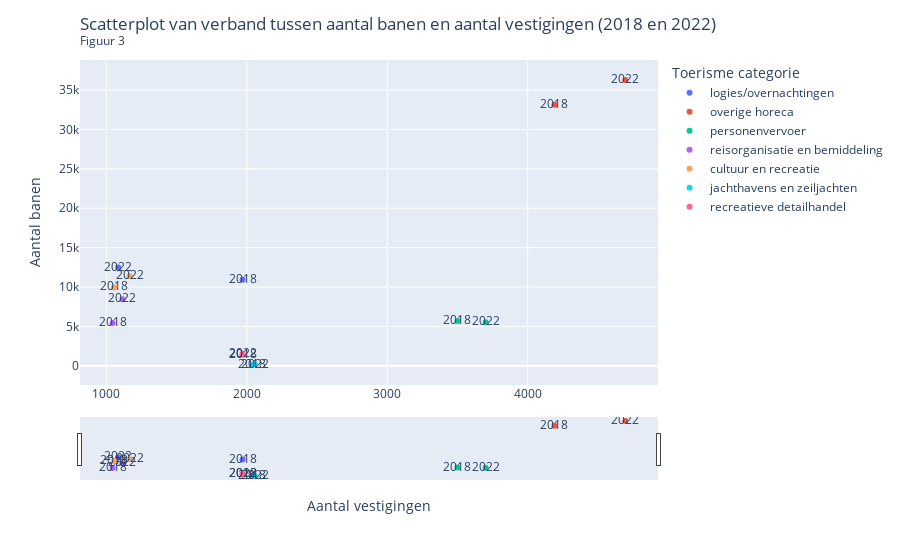

Notebook code for this chart:
### Markdown cell above
Deze stijgende groei van het aantal toeristische vestigingen zorgt voor een stijging aan werkgelegenheid (Figuur 3). De figuur laat een verband zien tussen het aantal toeristische vestigingen en de werkgelegenheid, dit maakt duidelijk dat het groeiende toerisme de economie stimuleert.

### Code cell
# Figuur 3
# bron = excel toerisme sheet x
toerisme_filtered = toerisme[(toerisme["peiljaar"] == 2018) & (toerisme["toerisme_omschrijving"] != "totaal") | (toerisme["peiljaar"] == 2022) & (toerisme["toerisme_omschrijving"] != "totaal")]

fig3 = px.scatter(toerisme_filtered, x = "vestigingen_totaal", y="banen", color="toerisme_omschrijving",  hover_data=["peiljaar"], text = "peiljaar")

# Grafiek layout aanpassen
fig3.update_layout(
    title=go.layout.Title(
        text="Scatterplot van verband tussen aantal banen en aantal vestigingen (2018 en 2022) <br><sup>Figuur 3</sup>",
        xref="paper",
        x=0),
    xaxis_title="Aantal vestigingen",
    yaxis_title="Aantal banen",
    legend_title="Toerisme categorie",
    xaxis=dict(
        rangeslider=dict(
            visible=True
        ),
        type="date"
    )
)

fig3.show()

### Figure 1 — Plotly figure (JSON) as saved in the notebook; plotly's stock layout.template omitted (floating-point values rounded to 4 significant figures)
{"data": [{"customdata": [[2018], [2022]], "hovertemplate": "toerisme_omschrijving=logies/overnachtingen<br>vestigingen_totaal=%{x}<br>banen=%{y}<br>peiljaar=%{customdata[0]}<extra></extra>", "legendgroup": "logies/overnachtingen", "marker": {"color": "#636efa", "symbol": "circle"}, "mode": "markers+text", "name": "logies/overnachtingen", "orientation": "v", "showlegend": true, "text": [2018, 2022], "type": "scatter", "x": [980, 1085], "xaxis": "x", "y": [10915, 12460], "yaxis": "y"}, {"customdata": [[2018], [2022]], "hovertemplate": "toerisme_omschrijving=overige horeca<br>vestigingen_totaal=%{x}<br>banen=%{y}<br>peiljaar=%{customdata[0]}<extra></extra>", "legendgroup": "overige horeca", "marker": {"color": "#EF553B", "symbol": "circle"}, "mode": "markers+text", "name": "overige horeca", "orientation": "v", "showlegend": true, "text": [2018, 2022], "type": "scatter", "x": [4190, 4695], "xaxis": "x", "y": [33145, 36275], "yaxis": "y"}, {"customdata": [[2018], [2022]], "hovertemplate": "toerisme_omschrijving=personenvervoer<br>vestigingen_totaal=%{x}<br>banen=%{y}<br>peiljaar=%{customdata[0]}<extra></extra>", "legendgroup": "personenvervoer", "marker": {"color": "#00cc96", "symbol": "circle"}, "mode": "markers+text", "name": "personenvervoer", "orientation": "v", "showlegend": true, "text": [2018, 2022], "type": "scatter", "x": [3500, 3700], "xaxis": "x", "y": [5670, 5520], "yaxis": "y"}, {"customdata": [[2018], [2022]], "hovertemplate": "toerisme_omschrijving=reisorganisatie en bemiddeling<br>vestigingen_totaal=%{x}<br>banen=%{y}<br>peiljaar=%{customdata[0]}<extra></extra>", "legendgroup": "reisorganisatie en bemiddeling", "marker": {"color": "#ab63fa", "symbol": "circle"}, "mode": "markers+text", "name": "reisorganisatie en bemiddeling", "orientation": "v", "showlegend": true, "text": [2018, 2022], "type": "scatter", "x": [1045, 1115], "xaxis": "x", "y": [5420, 8435], "yaxis": "y"}, {"customdata": [[2018], [2022]], "hovertemplate": "toerisme_omschrijving=cultuur en recreatie<br>vestigingen_totaal=%{x}<br>banen=%{y}<br>peiljaar=%{customdata[0]}<extra></extra>", "legendgroup": "cultuur en recreatie", "marker": {"color": "#FFA15A", "symbol": "circle"}, "mode": "markers+text", "name": "cultuur en recreatie", "orientation": "v", "showlegend": true, "text": [2018, 2022], "type": "scatter", "x": [1055, 1165], "xaxis": "x", "y": [9945, 11360], "yaxis": "y"}, {"customdata": [[2018], [2022]], "hovertemplate": "toerisme_omschrijving=jachthavens en zeiljachten<br>vestigingen_totaal=%{x}<br>banen=%{y}<br>peiljaar=%{customdata[0]}<extra></extra>", "legendgroup": "jachthavens en zeiljachten", "marker": {"color": "#19d3f3", "symbol": "circle"}, "mode": "markers+text", "name": "jachthavens en zeiljachten", "orientation": "v", "showlegend": true, "text": [2018, 2022], "type": "scatter", "x": [40, 55], "xaxis": "x", "y": [95, 155], "yaxis": "y"}, {"customdata": [[2018], [2022]], "hovertemplate": "toerisme_omschrijving=recreatieve detailhandel<br>vestigingen_totaal=%{x}<br>banen=%{y}<br>peiljaar=%{customdata[0]}<extra></extra>", "legendgroup": "recreatieve detailhandel", "marker": {"color": "#FF6692", "symbol": "circle"}, "mode": "markers+text", "name": "recreatieve detailhandel", "orientation": "v", "showlegend": true, "text": [2018, 2022], "type": "scatter", "x": [270, 280], "xaxis": "x", "y": [1395, 1515], "yaxis": "y"}], "layout": {"legend": {"title": {"text": "Toerisme categorie"}, "tracegroupgap": 0}, "margin": {"t": 60}, "title": {"text": "Scatterplot van verband tussen aantal banen en aantal vestigingen (2018 en 2022) <br><sup>Figuur 3</sup>", "x": 0, "xref": "paper"}, "xaxis": {"anchor": "y", "domain": [0, 1], "rangeslider": {"visible": true}, "title": {"text": "Aantal vestigingen"}, "type": "date"}, "yaxis": {"anchor": "x", "domain": [0, 1], "title": {"text": "Aantal banen"}}}}
